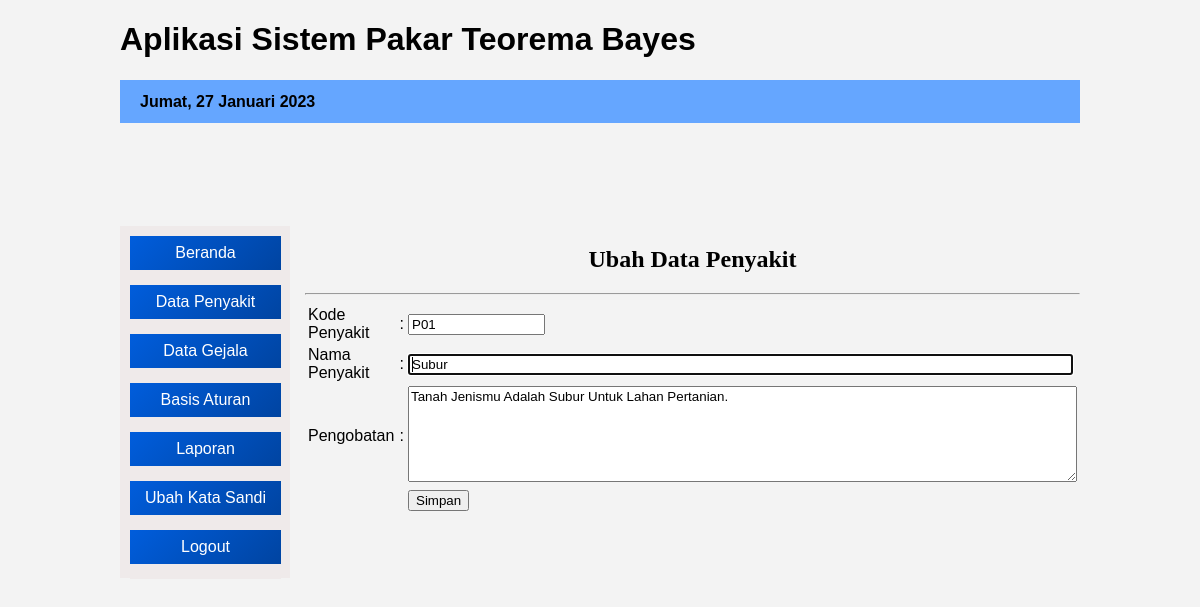
Screenshot of /admin/index.php?open=Penyakit-Edit&kode=P01 (signed in) with the database file from the repository.
### tables this page shows
CREATE TABLE `tblpenyakit` (
  `kd_penyakit` varchar(7) NOT NULL,
  `nm_penyakit` varchar(40) NOT NULL,
  `nl_penyakit` float NOT NULL,
  `pengobatan` text NOT NULL
);

### admin/penyakit_edit.php (the view, shortened to what this page needs)
<center><h2> Ubah Data Penyakit </h2></center> <hr>
<?php
 include "../lib/koneksi.php";
 ?>
<?php
 $kdpenyakit=$_GET['kode'];
 $data = mysqli_query($konek, "select * from tblpenyakit where kd_penyakit='$kdpenyakit'");
 $hasil = mysqli_fetch_array($data);
 ?>
  <form action="<?php $_SERVER['SELF']; ?>" method="post" >
    <table >
       <tr>
       	  <td>Kode Penyakit </td>
          <td>:</td>
       	  <td><input type="text" name="kd_penyakit" size="14" value="<?php echo $hasil['kd_penyakit'] ;?>" readonly="readonly"/></td>
       </tr>
       <tr>
       	 <td>Nama Penyakit</td>
         <td>:</td>
       	 <td><input type="text" name="nm_penyakit" size="80" maxlength="30" value="<?php echo $hasil['nm_penyakit'] ;?>" autofocus>
       	 </td>
       </tr>
       <tr>
         <td>Pengobatan</td>
         <td>:</td>
         <td><textarea cols="81" rows="6" name="pengobatan"><?php echo $hasil['pengobatan']; ?></textarea></td>
       </tr>
       <tr>
       	  <td>&nbsp;</td>
          <td>&nbsp;</td>
       	  <td><input type="submit" name="btnsimpan" value="Simpan"></td>
       </tr>
    </table>
 </form>

### css/desig1.css (style rules this page uses)
* { font-family: Arial, tahoma, sans-serif; }
body { background-color: #f3f3f3; }
#isi h2 { font-family: tahoma, "Times New Roman", "Maiandra GD", sans-serif; }

### rows the page displays
tblpenyakit: kd_penyakit "P01", nm_penyakit "Subur", pengobatan "Tanah Jenismu Adalah Subur Untuk Lahan Pertanian."

### other values shown
$namabln "Jumat"
$tgl "27"
$namabulan "Januari"
$thn "2023"
